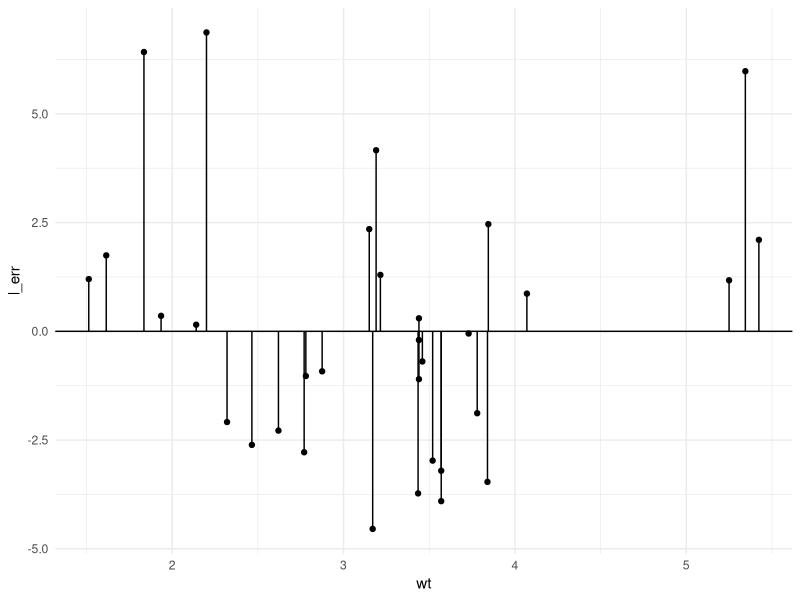
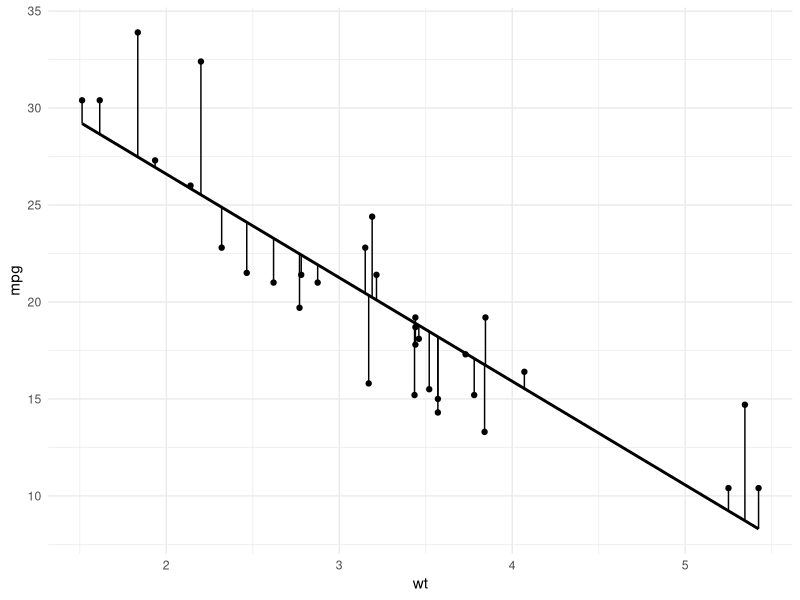
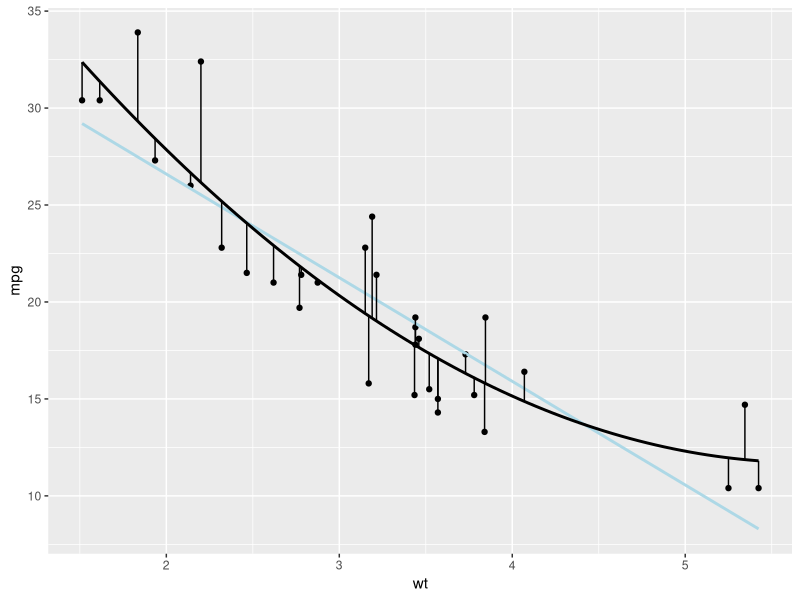
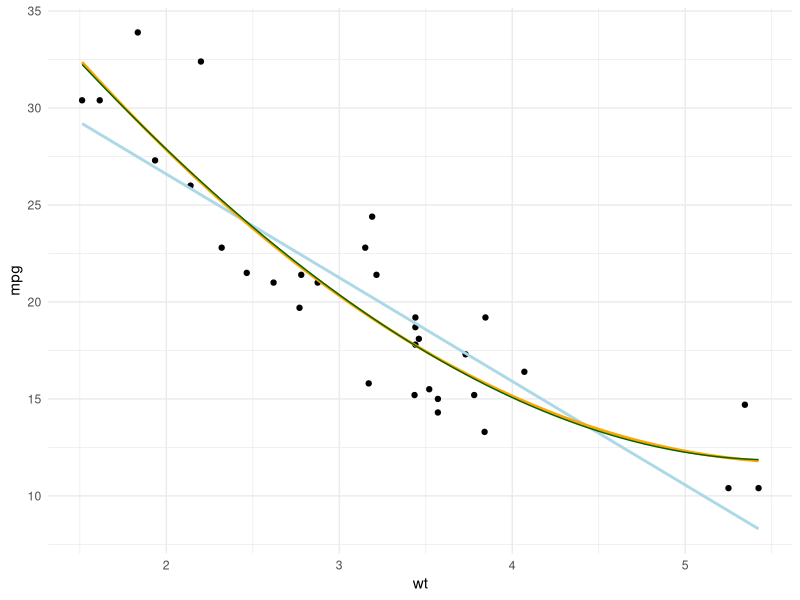

R code for these plots, in order: (Note: this script raises an error after producing the figures.)
## ---- chunk 1
knitr::opts_chunk$set(echo = TRUE)
library(tidyverse, caret)
setwd("~/GitHub/methods_3/week_01")
## ---- chunk 2

model <- lm(mpg ~ wt, mtcars)
summary(model)

## ---- chunk 3
lm_bhat <- coef(model)
y <- mtcars[, 1]
yhat <- fitted(model)
x <- model.matrix(model)[, 2]
X <- model.matrix(model) #the matrix

l_err <- y - yhat

X
lm_bhat

## ---- chunk 4

# Making data frame with extracted values

df <- data.frame(wt = mtcars$wt, mpg = mtcars$mpg, x, y, yhat, l_err)

# Making a residual plot (?)

ggplot(df, aes(x = wt, y = l_err)) +
  geom_abline(intercept = 0, slope = 0) +
  geom_segment(aes(xend = wt, yend = 0+0*wt)) +
  geom_point() +
  theme_minimal()

# y and y_hat shown as linear regression
ggplot(df, aes(x = wt, y = mpg)) +
  geom_smooth(method = lm, se = FALSE, color = 'black') +
  geom_segment(aes(xend = wt, yend = yhat)) +
  geom_point() +
  theme_minimal()

## ---- chunk 5

X <- cbind(X, X[,2]^2)

# This is actually the only thing, we need to when we have x and y from the beginning.

q_bhat <- solve(t(X) %*% X) %*% t(X) %*% y


q_lm <- lm(mpg ~ wt + I(wt^2), data = mtcars)

q_bhat
coef(q_lm)

## ---- chunk 6
q_bhat
coef(model)

q_yhat <- X %*% q_bhat

ggplot(mtcars,aes(x = wt, y = mpg)) + 
  geom_point() +
  stat_smooth(method = "lm", formula = y ~ x, se = FALSE, color = 'lightblue') +
  stat_smooth(method = "lm", formula = y ~ x + I(x^2), se = FALSE, color = 'black') +
  geom_segment(aes(xend = wt, yend = q_yhat))

## ---- chunk 7

q_err <- y - q_yhat

sum(q_err^2)
sum(l_err^2)

## ---- chunk 8

ggplot(mtcars,aes(x = wt, y = mpg)) + 
  geom_point() +
  stat_smooth(method = "lm", formula = y ~ x, se = FALSE, color = 'lightblue' ) +
  stat_smooth(method = "lm", formula = y ~ x + I(x^2), se = FALSE, color = 'orange', size = 1) +
  stat_smooth(method = "lm", formula = y ~ x + I(x^2) + I(x^3), se = FALSE, color = 'darkgreen', size = .5) +
  theme_minimal()


## ---- chunk 9
X <- cbind(X, X[,2]^3)
X

q3_bhat <- solve(t(X) %*% X) %*% t(X) %*% y
q3_bhat

q3_yhat <- X %*% q3_bhat
q3_err <- y - q3_yhat

sum(q3_err^2)
## ---- chunk 10
lm(mpg ~ 1, data=mtcars)
## ---- chunk 11

logit <- function(x) log(x / (1 - x))

inv.logit <- function(x) exp(x) / (1 + exp(x))

## ---- chunk 12

inv.logit(12.040)

inv.logit(logistic.model$fitted.values)

log_f <- data.frame(am = mtcars$am, wt = mtcars$wt, inv = inv.logit(logistic.model$fitted.values))

ggplot(log_f, aes(wt, inv)) +
  geom_point() +
  theme_minimal() +
  labs(title = "Fitted values")

plot(fitted(logistic.model), resid(logistic.model))


## ---- chunk 13

ggplot(mtcars, aes(x=wt, y=am)) + geom_point() + 
  stat_smooth(method="glm", method.args=list(family="binomial"), se=FALSE) +
  theme_minimal() +
  labs(title = "Logistic regression") +
  xlim(0,7)


## ---- chunk 14

inv.logit(12.040-4.024*3.845)

## ---- chunk 15

predicted_probs <- predict(logistic.model, type = 'response')

actual_categories <- mtcars$am

#make a dataframe to see predicted probabilities
pred_df <- tibble(predicted_probs, actual_categories)

pred_df <- pred_df %>% 
  mutate(predicted_category = if_else(predicted_probs < 0.5, 0, 1)) %>%
  mutate(accuracy = if_else(predicted_category == actual_categories, TRUE, FALSE))

mtcars %>%
  mutate(accuracy = pred_df$accuracy )%>%
  ggplot(aes(x=wt, y=am)) + geom_point(aes(color = accuracy)) + 
  stat_smooth(method="glm", method.args=list(family="binomial"), se=FALSE) +
  theme_minimal() +
  labs(title = "Logistic regression") +
  xlim(0, 7)

## ---- chunk 16

q_logistic.model <- glm(factor(am) ~ wt + I(wt^2), data=mtcars, family=binomial)

ggplot(mtcars, aes(x=wt, y=am)) + geom_point() + 
  stat_smooth(method="glm", formula = y ~ x, method.args=list(family="binomial"), se=FALSE, color = 'blue') +
  stat_smooth(method="glm", formula = y ~ x + I(x^2), method.args=list(family="binomial"), se=FALSE, color = 'orange') +
  theme_minimal() +
  labs(title = "Logistic regression: quadratic fit (orange) vs. linear fit (blue)")

## ---- chunk 17

anova(logistic.model, q_logistic.model)

AIC(logistic.model, q_logistic.model)
